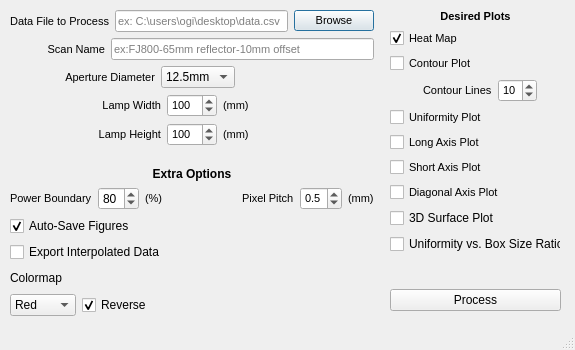
<?xml version="1.0" encoding="UTF-8"?>
<ui version="4.0">
 <class>mainWindow</class>
 <widget class="QMainWindow" name="mainWindow">
  <property name="geometry">
   <rect>
    <x>0</x>
    <y>0</y>
    <width>575</width>
    <height>350</height>
   </rect>
  </property>
  <property name="minimumSize">
   <size>
    <width>575</width>
    <height>350</height>
   </size>
  </property>
  <property name="maximumSize">
   <size>
    <width>575</width>
    <height>350</height>
   </size>
  </property>
  <property name="windowTitle">
   <string>2D Scan Post Processor v0.2</string>
  </property>
  <property name="windowIcon">
   <iconset resource="images.qrc">
    <normaloff>:/images/icon36x36.png</normaloff>:/images/icon36x36.png</iconset>
  </property>
  <widget class="QWidget" name="centralwidget">
   <widget class="QWidget" name="layoutWidget_2">
    <property name="geometry">
     <rect>
      <x>390</x>
      <y>10</y>
      <width>171</width>
      <height>301</height>
     </rect>
    </property>
    <layout class="QVBoxLayout" name="PlotsverticalLayout">
     <item>
      <widget class="QLabel" name="desiredPlotslabel">
       <property name="font">
        <font>
         <pointsize>8</pointsize>
         <weight>75</weight>
         <bold>true</bold>
        </font>
       </property>
       <property name="text">
        <string>Desired Plots</string>
       </property>
       <property name="alignment">
        <set>Qt::AlignCenter</set>
       </property>
      </widget>
     </item>
     <item>
      <widget class="QCheckBox" name="heatMapCheckbox">
       <property name="font">
        <font>
         <pointsize>8</pointsize>
        </font>
       </property>
       <property name="toolTip">
        <string>&lt;html&gt;&lt;head/&gt;&lt;body&gt;&lt;p&gt;&lt;img src=&quot;:/images/contourPlot.png&quot; width=&quot;400&quot; height=&quot;300&quot;/&gt;&lt;/p&gt;&lt;/body&gt;&lt;/html&gt;</string>
       </property>
       <property name="text">
        <string>Heat Map</string>
       </property>
       <property name="checked">
        <bool>true</bool>
       </property>
      </widget>
     </item>
     <item>
      <widget class="QCheckBox" name="contourPlotCheckbox">
       <property name="font">
        <font>
         <pointsize>8</pointsize>
        </font>
       </property>
       <property name="toolTip">
        <string>&lt;html&gt;&lt;head/&gt;&lt;body&gt;&lt;p&gt;&lt;img height=&quot;300&quot; width=&quot;400&quot; src=&quot;:/images/topographicalPlot.png&quot;/&gt;&lt;/p&gt;&lt;/body&gt;&lt;/html&gt;</string>
       </property>
       <property name="text">
        <string>Contour Plot</string>
       </property>
      </widget>
     </item>
     <item>
      <layout class="QHBoxLayout" name="horizontalLayout">
       <item>
        <spacer name="horizontalSpacer_2">
         <property name="orientation">
          <enum>Qt::Horizontal</enum>
         </property>
         <property name="sizeHint" stdset="0">
          <size>
           <width>50</width>
           <height>20</height>
          </size>
         </property>
        </spacer>
       </item>
       <item>
        <widget class="QLabel" name="contourLinesLabel">
         <property name="font">
          <font>
           <pointsize>8</pointsize>
          </font>
         </property>
         <property name="toolTip">
          <string>&lt;html&gt;&lt;head/&gt;&lt;body&gt;&lt;p&gt;Number of lines to draw in the topographical plot.&lt;/p&gt;&lt;p&gt;If 5, plot will have lines at 0, 20, 40, 60 and 80%.&lt;/p&gt;&lt;/body&gt;&lt;/html&gt;</string>
         </property>
         <property name="text">
          <string>Contour Lines</string>
         </property>
         <property name="alignment">
          <set>Qt::AlignLeading|Qt::AlignLeft|Qt::AlignVCenter</set>
         </property>
        </widget>
       </item>
       <item>
        <widget class="QSpinBox" name="contourLinesSpinBox">
         <property name="font">
          <font>
           <pointsize>8</pointsize>
          </font>
         </property>
         <property name="value">
          <number>10</number>
         </property>
        </widget>
       </item>
       <item>
        <spacer name="horizontalSpacer_8">
         <property name="orientation">
          <enum>Qt::Horizontal</enum>
         </property>
         <property name="sizeHint" stdset="0">
          <size>
           <width>40</width>
           <height>20</height>
          </size>
         </property>
        </spacer>
       </item>
      </layout>
     </item>
     <item>
      <widget class="QCheckBox" name="uniformityPlotCheckbox">
       <property name="font">
        <font>
         <pointsize>8</pointsize>
        </font>
       </property>
       <property name="toolTip">
        <string>&lt;html&gt;&lt;head/&gt;&lt;body&gt;&lt;p&gt;&lt;img height=&quot;300&quot; width=&quot;400&quot; src=&quot;:/images/uniformityPlot.png&quot;/&gt;&lt;/p&gt;&lt;/body&gt;&lt;/html&gt;</string>
       </property>
       <property name="text">
        <string>Uniformity Plot</string>
       </property>
      </widget>
     </item>
     <item>
      <widget class="QCheckBox" name="longAxisPlotCheckbox">
       <property name="font">
        <font>
         <pointsize>8</pointsize>
        </font>
       </property>
       <property name="toolTip">
        <string>&lt;html&gt;&lt;head/&gt;&lt;body&gt;&lt;p&gt;&lt;img height=&quot;300&quot; width=&quot;400&quot; src=&quot;:/images/longAxisPlot.png&quot;/&gt;&lt;/p&gt;&lt;/body&gt;&lt;/html&gt;</string>
       </property>
       <property name="text">
        <string>Long Axis Plot</string>
       </property>
      </widget>
     </item>
     <item>
      <widget class="QCheckBox" name="shortAxisPlotCheckbox">
       <property name="font">
        <font>
         <pointsize>8</pointsize>
        </font>
       </property>
       <property name="toolTip">
        <string>&lt;html&gt;&lt;head/&gt;&lt;body&gt;&lt;p&gt;&lt;img height=&quot;300&quot; width=&quot;400&quot; src=&quot;:/images/shortAxisPlot.png&quot;/&gt;&lt;/p&gt;&lt;/body&gt;&lt;/html&gt;</string>
       </property>
       <property name="text">
        <string>Short Axis Plot</string>
       </property>
      </widget>
     </item>
     <item>
      <widget class="QCheckBox" name="diagonalAxisPlotCheckbox">
       <property name="font">
        <font>
         <pointsize>8</pointsize>
        </font>
       </property>
       <property name="text">
        <string>Diagonal Axis Plot</string>
       </property>
      </widget>
     </item>
     <item>
      <widget class="QCheckBox" name="surfacePlotCheckbox">
       <property name="toolTip">
        <string>&lt;html&gt;&lt;head/&gt;&lt;body&gt;&lt;p&gt;&lt;img height=&quot;300&quot; width=&quot;400&quot; src=&quot;:/images/surfacePlot.png&quot;/&gt;&lt;/p&gt;&lt;/body&gt;&lt;/html&gt;</string>
       </property>
       <property name="text">
        <string>3D Surface Plot</string>
       </property>
      </widget>
     </item>
     <item>
      <widget class="QCheckBox" name="uniformityBoxSizeCheckbox">
       <property name="toolTip">
        <string>&lt;html&gt;&lt;head/&gt;&lt;body&gt;&lt;p&gt;Plot for confirming uniformity sample points (only for Doug)&lt;/p&gt;&lt;/body&gt;&lt;/html&gt;</string>
       </property>
       <property name="text">
        <string>Uniformity vs. Box Size Ratio</string>
       </property>
      </widget>
     </item>
     <item>
      <spacer name="verticalSpacer">
       <property name="orientation">
        <enum>Qt::Vertical</enum>
       </property>
       <property name="sizeHint" stdset="0">
        <size>
         <width>20</width>
         <height>40</height>
        </size>
       </property>
      </spacer>
     </item>
     <item>
      <widget class="QPushButton" name="processPushButton">
       <property name="text">
        <string>Process</string>
       </property>
      </widget>
     </item>
    </layout>
   </widget>
   <widget class="QWidget" name="layoutWidget">
    <property name="geometry">
     <rect>
      <x>10</x>
      <y>10</y>
      <width>364</width>
      <height>306</height>
     </rect>
    </property>
    <layout class="QVBoxLayout" name="verticalLayout_2">
     <item>
      <layout class="QHBoxLayout" name="horizontalLayout_5">
       <item>
        <widget class="QLabel" name="inputFileLabel">
         <property name="font">
          <font>
           <pointsize>8</pointsize>
           <weight>50</weight>
           <bold>false</bold>
          </font>
         </property>
         <property name="text">
          <string>Data File to Process</string>
         </property>
         <property name="alignment">
          <set>Qt::AlignRight|Qt::AlignTrailing|Qt::AlignVCenter</set>
         </property>
        </widget>
       </item>
       <item>
        <widget class="QLineEdit" name="inputFileLineEdit">
         <property name="enabled">
          <bool>true</bool>
         </property>
         <property name="font">
          <font>
           <pointsize>8</pointsize>
          </font>
         </property>
         <property name="placeholderText">
          <string>ex: C:\users\ogi\desktop\data.csv</string>
         </property>
        </widget>
       </item>
       <item>
        <widget class="QPushButton" name="inputFileBrowsePushButton">
         <property name="font">
          <font>
           <pointsize>8</pointsize>
          </font>
         </property>
         <property name="text">
          <string>Browse</string>
         </property>
         <property name="autoDefault">
          <bool>false</bool>
         </property>
         <property name="default">
          <bool>true</bool>
         </property>
        </widget>
       </item>
      </layout>
     </item>
     <item>
      <layout class="QHBoxLayout" name="horizontalLayout_4">
       <item>
        <spacer name="horizontalSpacer">
         <property name="orientation">
          <enum>Qt::Horizontal</enum>
         </property>
         <property name="sizeHint" stdset="0">
          <size>
           <width>35</width>
           <height>20</height>
          </size>
         </property>
        </spacer>
       </item>
       <item>
        <widget class="QLabel" name="scanNameLabel">
         <property name="font">
          <font>
           <pointsize>8</pointsize>
           <weight>50</weight>
           <bold>false</bold>
          </font>
         </property>
         <property name="text">
          <string>Scan Name</string>
         </property>
         <property name="alignment">
          <set>Qt::AlignRight|Qt::AlignTrailing|Qt::AlignVCenter</set>
         </property>
        </widget>
       </item>
       <item>
        <widget class="QLineEdit" name="scanNameLineEdit">
         <property name="minimumSize">
          <size>
           <width>263</width>
           <height>0</height>
          </size>
         </property>
         <property name="maximumSize">
          <size>
           <width>305</width>
           <height>16777215</height>
          </size>
         </property>
         <property name="font">
          <font>
           <pointsize>8</pointsize>
          </font>
         </property>
         <property name="placeholderText">
          <string>ex:FJ800-65mm reflector-10mm offset</string>
         </property>
        </widget>
       </item>
      </layout>
     </item>
     <item>
      <layout class="QHBoxLayout" name="horizontalLayout_7">
       <item>
        <spacer name="horizontalSpacer_10">
         <property name="orientation">
          <enum>Qt::Horizontal</enum>
         </property>
         <property name="sizeType">
          <enum>QSizePolicy::Preferred</enum>
         </property>
         <property name="sizeHint" stdset="0">
          <size>
           <width>55</width>
           <height>20</height>
          </size>
         </property>
        </spacer>
       </item>
       <item>
        <widget class="QLabel" name="apertureLabel">
         <property name="font">
          <font>
           <pointsize>8</pointsize>
          </font>
         </property>
         <property name="toolTip">
          <string>&lt;html&gt;&lt;head/&gt;&lt;body&gt;&lt;p&gt;The diameter of the aperture of the integration sphere.  By default is 12.5mm, we have 1mm and 5mm apertures as well.&lt;/p&gt;&lt;/body&gt;&lt;/html&gt;</string>
         </property>
         <property name="text">
          <string>Aperture Diameter</string>
         </property>
         <property name="alignment">
          <set>Qt::AlignRight|Qt::AlignTrailing|Qt::AlignVCenter</set>
         </property>
        </widget>
       </item>
       <item>
        <widget class="QComboBox" name="apertureComboBox">
         <item>
          <property name="text">
           <string>12.5mm</string>
          </property>
         </item>
         <item>
          <property name="text">
           <string>10.0mm</string>
          </property>
         </item>
         <item>
          <property name="text">
           <string>5.0mm</string>
          </property>
         </item>
         <item>
          <property name="text">
           <string>1.0mm</string>
          </property>
         </item>
        </widget>
       </item>
       <item>
        <spacer name="horizontalSpacer_9">
         <property name="orientation">
          <enum>Qt::Horizontal</enum>
         </property>
         <property name="sizeHint" stdset="0">
          <size>
           <width>60</width>
           <height>20</height>
          </size>
         </property>
        </spacer>
       </item>
      </layout>
     </item>
     <item>
      <layout class="QHBoxLayout" name="horizontalLayout_8">
       <item>
        <widget class="QLabel" name="widthProfileLabel">
         <property name="font">
          <font>
           <pointsize>8</pointsize>
          </font>
         </property>
         <property name="toolTip">
          <string>&lt;html&gt;&lt;head/&gt;&lt;body&gt;&lt;p&gt;Expected Light Width Profile.  Example: FJ100-75 is 75mm&lt;/p&gt;&lt;/body&gt;&lt;/html&gt;</string>
         </property>
         <property name="text">
          <string>Lamp Width</string>
         </property>
         <property name="alignment">
          <set>Qt::AlignRight|Qt::AlignTrailing|Qt::AlignVCenter</set>
         </property>
        </widget>
       </item>
       <item>
        <widget class="QSpinBox" name="widthProfileSpinBox">
         <property name="maximumSize">
          <size>
           <width>50</width>
           <height>16777215</height>
          </size>
         </property>
         <property name="font">
          <font>
           <pointsize>8</pointsize>
          </font>
         </property>
         <property name="minimum">
          <number>25</number>
         </property>
         <property name="maximum">
          <number>500</number>
         </property>
         <property name="value">
          <number>100</number>
         </property>
        </widget>
       </item>
       <item>
        <widget class="QLabel" name="mmLabel">
         <property name="font">
          <font>
           <pointsize>8</pointsize>
          </font>
         </property>
         <property name="text">
          <string>(mm)</string>
         </property>
         <property name="alignment">
          <set>Qt::AlignLeading|Qt::AlignLeft|Qt::AlignVCenter</set>
         </property>
        </widget>
       </item>
      </layout>
     </item>
     <item>
      <layout class="QHBoxLayout" name="horizontalLayout_9">
       <item>
        <widget class="QLabel" name="heightProfileLabel">
         <property name="font">
          <font>
           <pointsize>8</pointsize>
          </font>
         </property>
         <property name="toolTip">
          <string>&lt;html&gt;&lt;head/&gt;&lt;body&gt;&lt;p&gt;Expected light profile.  Example: FJ800 has 100mm x 100mm&lt;/p&gt;&lt;/body&gt;&lt;/html&gt;</string>
         </property>
         <property name="text">
          <string>Lamp Height</string>
         </property>
         <property name="alignment">
          <set>Qt::AlignRight|Qt::AlignTrailing|Qt::AlignVCenter</set>
         </property>
        </widget>
       </item>
       <item>
        <widget class="QSpinBox" name="heightProfileSpinBox">
         <property name="maximumSize">
          <size>
           <width>50</width>
           <height>16777215</height>
          </size>
         </property>
         <property name="font">
          <font>
           <pointsize>8</pointsize>
          </font>
         </property>
         <property name="minimum">
          <number>25</number>
         </property>
         <property name="maximum">
          <number>140</number>
         </property>
         <property name="value">
          <number>100</number>
         </property>
        </widget>
       </item>
       <item>
        <widget class="QLabel" name="mmLabel1">
         <property name="font">
          <font>
           <pointsize>8</pointsize>
          </font>
         </property>
         <property name="text">
          <string>(mm)</string>
         </property>
         <property name="alignment">
          <set>Qt::AlignLeading|Qt::AlignLeft|Qt::AlignVCenter</set>
         </property>
        </widget>
       </item>
      </layout>
     </item>
     <item>
      <spacer name="verticalSpacer_2">
       <property name="orientation">
        <enum>Qt::Vertical</enum>
       </property>
       <property name="sizeHint" stdset="0">
        <size>
         <width>20</width>
         <height>40</height>
        </size>
       </property>
      </spacer>
     </item>
     <item>
      <layout class="QVBoxLayout" name="verticalLayout_3">
       <item>
        <widget class="QLabel" name="label">
         <property name="font">
          <font>
           <weight>75</weight>
           <bold>true</bold>
          </font>
         </property>
         <property name="text">
          <string>Extra Options</string>
         </property>
         <property name="alignment">
          <set>Qt::AlignCenter</set>
         </property>
        </widget>
       </item>
       <item>
        <layout class="QHBoxLayout" name="horizontalLayout_3">
         <item>
          <widget class="QLabel" name="pixelPitchLabel_2">
           <property name="font">
            <font>
             <pointsize>8</pointsize>
            </font>
           </property>
           <property name="toolTip">
            <string>&lt;html&gt;&lt;head/&gt;&lt;body&gt;&lt;p&gt;Used in Uniformity Plot, draws boundary at specified percentage.&lt;/p&gt;&lt;/body&gt;&lt;/html&gt;</string>
           </property>
           <property name="text">
            <string>Power Boundary</string>
           </property>
          </widget>
         </item>
         <item>
          <widget class="QSpinBox" name="powerBoundarySpinBox">
           <property name="minimum">
            <number>1</number>
           </property>
           <property name="value">
            <number>80</number>
           </property>
          </widget>
         </item>
         <item>
          <widget class="QLabel" name="apertureLabel_6">
           <property name="font">
            <font>
             <pointsize>8</pointsize>
            </font>
           </property>
           <property name="text">
            <string>(%)  </string>
           </property>
           <property name="alignment">
            <set>Qt::AlignLeading|Qt::AlignLeft|Qt::AlignVCenter</set>
           </property>
          </widget>
         </item>
         <item>
          <spacer name="horizontalSpacer_3">
           <property name="orientation">
            <enum>Qt::Horizontal</enum>
           </property>
           <property name="sizeHint" stdset="0">
            <size>
             <width>40</width>
             <height>20</height>
            </size>
           </property>
          </spacer>
         </item>
         <item>
          <widget class="QLabel" name="pixelPitchLabel">
           <property name="font">
            <font>
             <pointsize>8</pointsize>
            </font>
           </property>
           <property name="toolTip">
            <string>&lt;html&gt;&lt;head/&gt;&lt;body&gt;&lt;p&gt;This determines the spacing between interpolated points. Lower values result in smoother plots, but longer computation time.&lt;/p&gt;&lt;p&gt;Typical values:&lt;/p&gt;&lt;p&gt;Default: 0.5mm&lt;/p&gt;&lt;p&gt;Smooth: 0.2mm&lt;/p&gt;&lt;p&gt;Coarse: 1.0mm&lt;/p&gt;&lt;/body&gt;&lt;/html&gt;</string>
           </property>
           <property name="text">
            <string>Pixel Pitch</string>
           </property>
          </widget>
         </item>
         <item>
          <widget class="QDoubleSpinBox" name="pixelPitchDoubleSpinBox">
           <property name="font">
            <font>
             <pointsize>8</pointsize>
            </font>
           </property>
           <property name="decimals">
            <number>1</number>
           </property>
           <property name="minimum">
            <double>0.100000000000000</double>
           </property>
           <property name="maximum">
            <double>5.000000000000000</double>
           </property>
           <property name="singleStep">
            <double>0.100000000000000</double>
           </property>
           <property name="value">
            <double>0.500000000000000</double>
           </property>
          </widget>
         </item>
         <item>
          <widget class="QLabel" name="apertureLabel_5">
           <property name="font">
            <font>
             <pointsize>8</pointsize>
            </font>
           </property>
           <property name="text">
            <string>(mm)</string>
           </property>
           <property name="alignment">
            <set>Qt::AlignLeading|Qt::AlignLeft|Qt::AlignVCenter</set>
           </property>
          </widget>
         </item>
        </layout>
       </item>
       <item>
        <layout class="QHBoxLayout" name="horizontalLayout_6">
         <item>
          <widget class="QCheckBox" name="autoSaveFigsCheckbox">
           <property name="toolTip">
            <string>&lt;html&gt;&lt;head/&gt;&lt;body&gt;&lt;p&gt;Automatically save plots as PNG files in same directory as data file.&lt;/p&gt;&lt;/body&gt;&lt;/html&gt;</string>
           </property>
           <property name="text">
            <string>Auto-Save Figures</string>
           </property>
           <property name="checked">
            <bool>true</bool>
           </property>
          </widget>
         </item>
         <item>
          <spacer name="horizontalSpacer_5">
           <property name="orientation">
            <enum>Qt::Horizontal</enum>
           </property>
           <property name="sizeHint" stdset="0">
            <size>
             <width>40</width>
             <height>20</height>
            </size>
           </property>
          </spacer>
         </item>
        </layout>
       </item>
       <item>
        <layout class="QHBoxLayout" name="horizontalLayout_10">
         <item>
          <widget class="QCheckBox" name="exportInterpolatedCheckbox">
           <property name="toolTip">
            <string>&lt;html&gt;&lt;head/&gt;&lt;body&gt;&lt;p&gt;Generates CSV files from linear scan passes that can be used in further post-processing.&lt;/p&gt;&lt;/body&gt;&lt;/html&gt;</string>
           </property>
           <property name="text">
            <string>Export Interpolated Data</string>
           </property>
          </widget>
         </item>
         <item>
          <spacer name="horizontalSpacer_6">
           <property name="orientation">
            <enum>Qt::Horizontal</enum>
           </property>
           <property name="sizeHint" stdset="0">
            <size>
             <width>40</width>
             <height>20</height>
            </size>
           </property>
          </spacer>
         </item>
        </layout>
       </item>
       <item>
        <layout class="QHBoxLayout" name="horizontalLayout_11">
         <item>
          <widget class="QLabel" name="label_3">
           <property name="toolTip">
            <string>&lt;html&gt;&lt;head/&gt;&lt;body&gt;&lt;p&gt;&lt;img src=&quot;:/images/colorMaps.png&quot;/&gt;&lt;/p&gt;&lt;/body&gt;&lt;/html&gt;</string>
           </property>
           <property name="text">
            <string>Colormap</string>
           </property>
          </widget>
         </item>
         <item>
          <spacer name="horizontalSpacer_7">
           <property name="orientation">
            <enum>Qt::Horizontal</enum>
           </property>
           <property name="sizeHint" stdset="0">
            <size>
             <width>40</width>
             <height>20</height>
            </size>
           </property>
          </spacer>
         </item>
        </layout>
       </item>
       <item>
        <layout class="QHBoxLayout" name="horizontalLayout_2">
         <item>
          <widget class="QComboBox" name="colormapComboBox">
           <item>
            <property name="text">
             <string>Red</string>
            </property>
           </item>
           <item>
            <property name="text">
             <string>Green</string>
            </property>
           </item>
           <item>
            <property name="text">
             <string>Blue</string>
            </property>
           </item>
           <item>
            <property name="text">
             <string>Purple</string>
            </property>
           </item>
          </widget>
         </item>
         <item>
          <widget class="QCheckBox" name="colormapReverseCheckbox">
           <property name="toolTip">
            <string>&lt;html&gt;&lt;head/&gt;&lt;body&gt;&lt;p&gt;Reverses the colormap ex: blue=hot &amp;amp; red=cold&lt;/p&gt;&lt;p&gt;&lt;br/&gt;&lt;/p&gt;&lt;/body&gt;&lt;/html&gt;</string>
           </property>
           <property name="text">
            <string>Reverse</string>
           </property>
           <property name="checked">
            <bool>true</bool>
           </property>
          </widget>
         </item>
         <item>
          <spacer name="horizontalSpacer_4">
           <property name="orientation">
            <enum>Qt::Horizontal</enum>
           </property>
           <property name="sizeHint" stdset="0">
            <size>
             <width>40</width>
             <height>20</height>
            </size>
           </property>
          </spacer>
         </item>
        </layout>
       </item>
      </layout>
     </item>
    </layout>
   </widget>
  </widget>
  <widget class="QStatusBar" name="statusbar"/>
 </widget>
 <resources>
  <include location="images.qrc"/>
 </resources>
 <connections/>
</ui>
